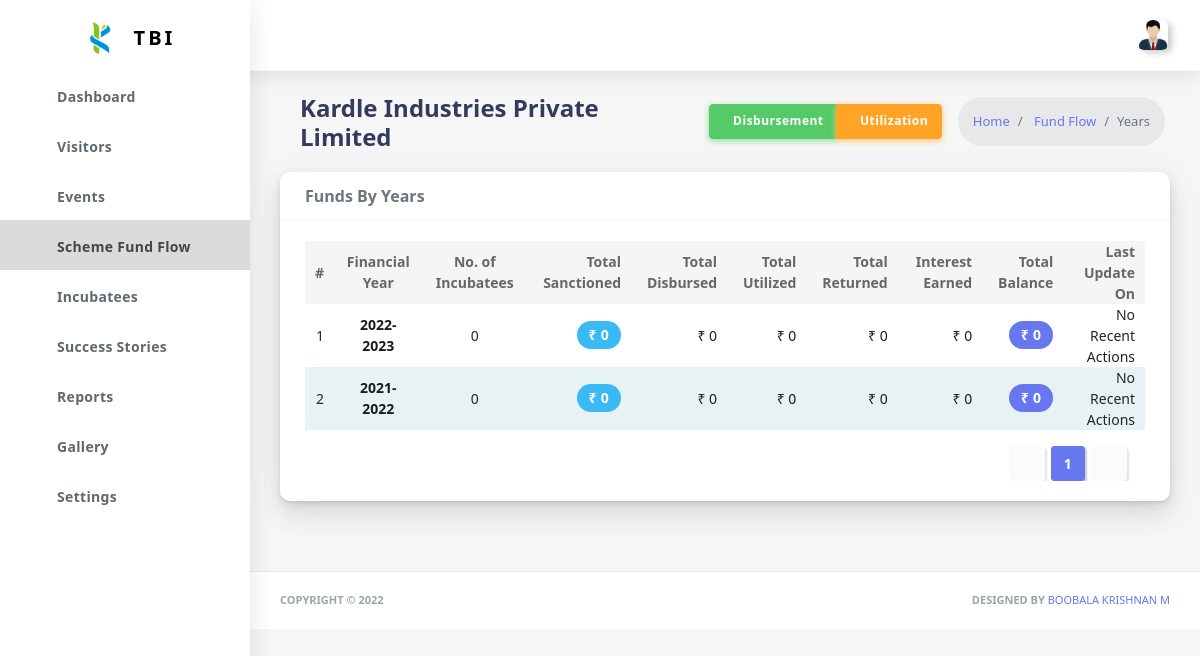
/scheme1/Kardle Industries Private Limited/1 (signed in), run on the app's committed database.
### Users/models.py (models this page shows, shortened)
class FinancialYear(models.Model):
    financialYear = models.CharField(
        max_length=12,
        validators=[
            RegexValidator(
                regex='^[0-9-]*$',
                message='Financial Year must be in the format YYYY-YYYY',
                code='invalid_username'
            ),
        ],
        verbose_name='Financial Year',
        primary_key=True,
    )

### Users/views.py (the view)
# urls.py: path('scheme1/<str:name>/<int:pagination>',views.scheme1,name = 'scheme1'),
@login_required(login_url='/login/')
def scheme1(request,name,pagination):
    years = FinancialYear.objects.all().order_by('-financialYear').values()
    pagination_list = [i for i in range(1,(len(years)//10)+2)]
    if pagination == 1:
        years = years[:10]
    else:
        start = (pagination-1) * 10
        years = years[start:start+10]
    for i in years:
        dateList = []
        i['sanctioned'] = is_Empty(FundLog.objects.filter(financialYear = i['financialYear'], schemeName = name).values('sanctionedAmt'),'sanctionedAmt')
        i['total'] = Project.objects.filter(financialYear_id = i['financialYear'], scheme_id = name).values('incubatee').distinct().count()
        fundDisbursement = FundDisbursement.objects.filter(scheme_id = name,financialYear_id = i['financialYear']).values()
        fundUtilization = FundUtilization.objects.filter(scheme_id = name,financialYear_id = i['financialYear']).values()
        try:
            dateList.append(fundUtilization.order_by('-updateOn').values('updateOn')[0]['updateOn'])
        except:
            try:
                dateList.append(fundDisbursement.order_by('-updateOn').values('updateOn')[0]['updateOn'])
            except:
                pass
        funds = aggregate_Amount(fundDisbursement,['capitalAmount','operatingAmount','fundAmount'])
        i['disbursed'] = currencySeparator(sum([ getAmount(j) for j in funds ]))
        funds = aggregate_Amount(fundUtilization,['capitalAmount','operatingAmount','fundAmount'])
        i['utilized'] = currencySeparator(sum([ getAmount(j) for j in funds ]))
        i['returned'] = currencySeparator(sum([ getAmount(j) for j in aggregate_Amount(fundUtilization,['returnedAmt']) ]))
        i['interest'] = currencySeparator(sum([ getAmount(j) for j in aggregate_Amount(fundUtilization,['interestAmt']) ]))
        i['balance'] = currencySeparator(getAmount(i['disbursed']) - getAmount(i['utilized']) - getAmount(i['returned']) - getAmount(i['interest']))
        i['lastUpdate'] = getRecentDate(dateList)
    return render(request, 'fundflow_schemes.html', {
        "years":years,
        "schemeName":name,
        "pagination":pagination_list,
        "active_page":pagination,
    })

### Users/functions.py (called while the page is built)
def currencySeparator(value):
    if(value == None):
        return 0
    amt = ''
    value = str(int(value))
    if len(value) > 3:
        temp = len(value)-5
        for i in range(len(value)-4, -1, -1):
            if i == temp:
                amt += value[i] + ','
                temp -= 2
            else:
                amt += value[i]
        amt = amt[::-1] + ',' + value[-3:]
    else:
        amt = str(value)
    return amt[1:] if amt[0] == ',' else amt

def getAmount(value):
    try:
        return int((value).replace(",",""))
    except:
        return 0

def is_Empty(object,value):
    try:
        return object[0][value]
    except:
        return 0

def aggregate_Amount(object, list_values):
    output_values = []
    for i in list_values:
        sum = 0
        for j in object:
            sum += getAmount(j[i])
        output_values.append(currencySeparator(sum))
    return output_values

def getRecentDate(dateList):
    recentDate = datetime.date(2000, 1, 1)
    for i in dateList:
        try:
            if i > recentDate:
                recentDate = i
        except:
            pass
    if recentDate == datetime.date(2000, 1, 1):
        return ""
    return recentDate

### Users/models.py (called while the page is built)
def currencySeparator(value):
    if(value == None):
        return 0
    amt = ''
    try:
        value = str(int(value))
    except:
        value = str(getAmount(value))
    if len(value) > 3:
        temp = len(value)-5
        for i in range(len(value)-4, -1, -1):
            if i == temp:
                amt += value[i] + ','
                temp -= 2
            else:
                amt += value[i]
        amt = amt[::-1] + ',' + value[-3:]
    else:
        amt = str(value)
    return amt[1:] if amt[0] == ',' else amt

### Front End/Templates/Fund Flow/fundflow_schemes.html (shortened to what this page needs)
{% extends "body.html" %}
{% load crispy_forms_tags %}
{% load static %}
{% block content %}
<div class="main-content">
    <section class="section">
        <div class="section-header">
            <div class="col">
                <h1>{{ schemeName }}</h1>
            </div>
            <div class="d-flex justify-content-end btn-group">
                <a class="btn btn-success" href="{% url 'fund_Disbursement' name=schemeName %}"><i class="fa fa-plus"></i>Disbursement</a>
                <a class="btn btn-warning" href="{% url 'fund_Utilization' name=schemeName years=2022 %}"><i class="fa fa-plus"></i>Utilization</a>
            </div>
            <div class="ml-3 section-header-breadcrumb">
                <div class="breadcrumb-item active">
                    <a href="{% url 'home' %}">Home</a>
                </div>
                <div class="breadcrumb-item">
                    <a href="{% url 'fundflow' %}">Fund Flow</a>
                </div>
                <div class="breadcrumb-item">Years</div>
            </div>
        </div>
        <div class="row">
            <div class="col-12 col-sm-12 col-lg-12">
                <div class="card">
                    <div class="card-header">
                        <h4>Funds By Years</h4>
                    </div>
                    <div class="card-body">
                        <div class="table-responsive table-invoice">
                            <table class="table text-right table-striped">
                                <thead>
                                    <th>#</th>
                                    <th class="text-center">Financial Year</th>
                                    <th class="text-center">No. of Incubatees</th>
                                    <th>Total Sanctioned</th>
                                    <th>Total Disbursed</th>
                                    <th>Total Utilized</th>
                                    <th>Total Returned</th>
                                    <th>Interest Earned</th>
                                    <th>Total Balance</th>
                                    <th>Last Update On</th>
                                </thead>
                                <tbody>
                                    {% for i in years %}
                                    <tr>
                                        <td>{{ forloop.counter }}</td>
                                        <td class="text-center text-dark">
                                            <b>{{ i.financialYear }}</b>
                                        </td>
                                        <td class="text-center">{{ i.total }}</td>
                                        <td>
                                            <div class="badge badge-info">₹ {{ i.sanctioned }}</div>
                                        </td>
                                        <td class="text-dark">₹ {{ i.disbursed }}</td>
                                        <td class="text-dark">₹ {{ i.utilized }}</td>
                                        <td class="text-dark">₹ {{ i.returned }}</td>
                                        <td class="text-dark">₹ {{ i.interest }}</td>
                                        <td>
                                            <div class="badge badge-primary">₹ {{ i.balance }}</div>
                                        </td>
                                        <td>
                                            {% if i.lastUpdate == "" %}
                                    No Recent Actions
                                    {% else %}
                                            <div class="badge badge-secondary">{{ i.lastUpdate }}</div>
                                            {% endif %}
                                        </td>
                                    </tr>
                                    {% endfor %}
                                </tbody>
                            </table>
                            <tfoot class="text-right">
                                <nav class="d-flex justify-content-end col-12">
                                    <ul class="pagination mb-0">
                                        <li class="page-item {% if active_page == 1 %} disabled {% endif %}">
                                            <a class="page-link" href="{% url 'scheme' name=schemeName pagination=active_page|add:-1 %}" tabindex="-1">
                                                <i class="fas fa-chevron-left"></i>
                                            </a>
                                        </li>
                                        {% for i in pagination %}
                                        <li class="page-item {% if active_page == i %} active {% endif %}">
                                            <a class="page-link" href="{% url 'scheme' name=schemeName pagination=i %}">
                                                {{ i }}
                                            </a>
                                        </li>
                                        {% endfor %}
                                        <li class="page-item {% if pagination|length == active_page %} disabled {% endif %} ">
                                            <a class="page-link" href="{% url 'scheme' name=schemeName pagination=active_page|add:1 %}">
                                                <i class="fas fa-chevron-right"></i>
                                            </a>
                                        </li>
                                    </ul>
                                </nav>
                            </tfoot>
                        </div>
                    </div>
                </div>
            </div>
        </div>
    </section>
</div>
{% endblock content %}

### Front End/CSS/custom.css (style rules this page uses)
.badge { font-size: inherit !important; }

### data on the page
FinancialYear: financialYear "2022-2023", total "0", sanctioned "0", disbursed "0", utilized "0", returned "0", interest "0", balance "0"
FinancialYear: financialYear "2021-2022", total "0", sanctioned "0", disbursed "0", utilized "0", returned "0", interest "0", balance "0"

### other printed values
{{ schemeName }} "Kardle Industries Private Limited"
{{ i }} "1"
